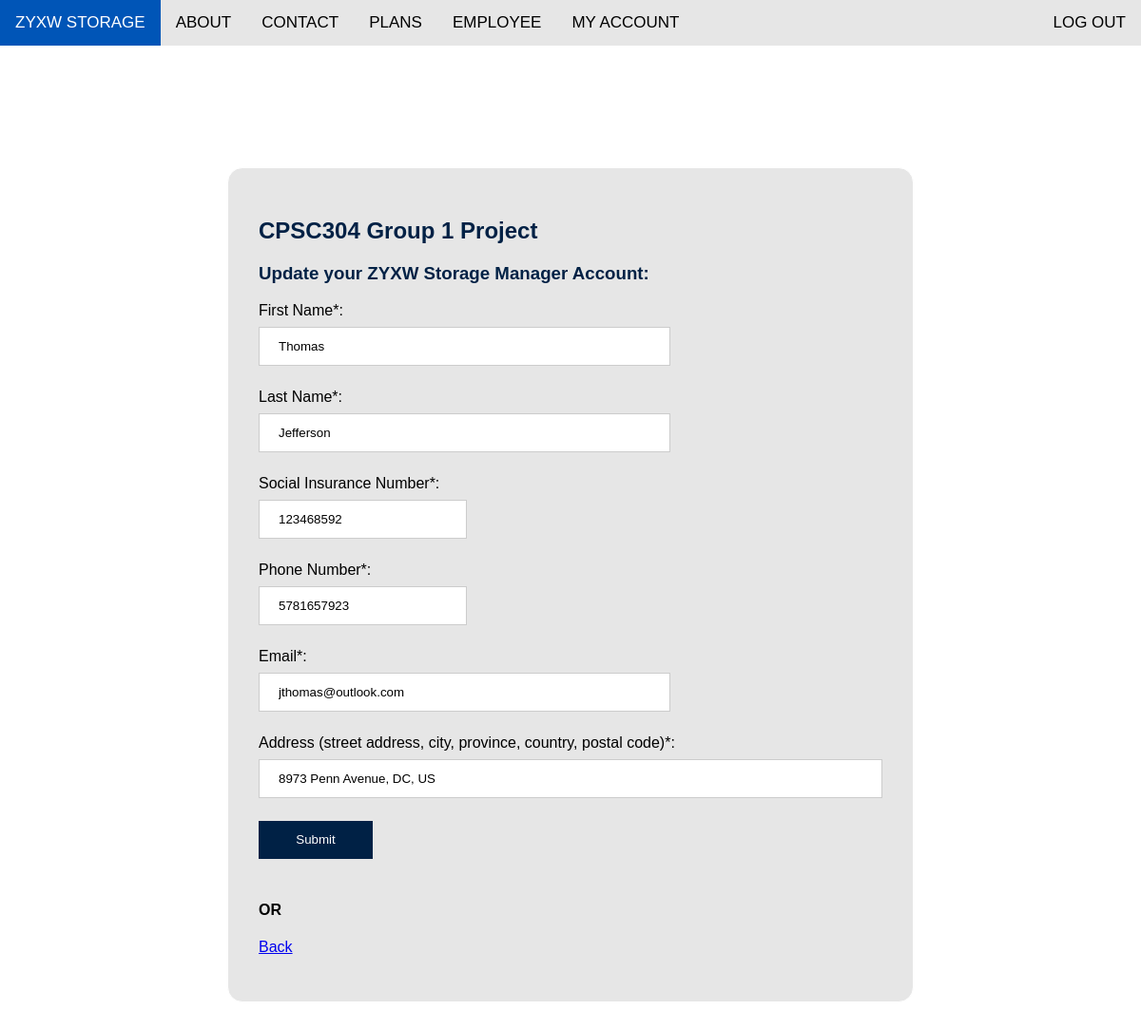
/mupdate.php (signed in), run on the app's committed database.
### tables this page shows
CREATE TABLE Employee( 

employID INTEGER(4) AUTO_INCREMENT, 

lName VARCHAR(32), 

fName VARCHAR(32) NOT NULL, 

SINNum INTEGER(9) UNIQUE NOT NULL, 

phoneNum CHAR(10) UNIQUE NOT NULL, 

email VARCHAR(64) UNIQUE NOT NULL, 

address VARCHAR(128) NOT NULL, 

PRIMARY KEY(employID) 

);

### mupdate.php (the view, shortened to what this page needs)
<?php
    require_once "pdo_constructor.php";
    $username = $_COOKIE['zyxwmanager'];
    $sql = "SELECT * FROM Manager WHERE username = '$username'";
    $stmt = $pdo->prepare($sql);
    $stmt->execute();
    $manager = $stmt->fetch(PDO::FETCH_ASSOC);
    $employID = $manager['employID'];
    $sql = "SELECT * FROM Employee WHERE employID = '$employID'";
    $stmt = $pdo->prepare($sql);
    $stmt->execute();
    $employee = $stmt->fetch(PDO::FETCH_ASSOC);
  ?>
<!DOCTYPE html>
<html lang="en" dir="ltr">
<head>
    <link rel="stylesheet" href="./css/form.css">
    <link rel="stylesheet" href="./css/navbar.css">
    <link rel="stylesheet" type="text/css" href="./css/logout.css">
    <link rel="stylesheet" href="https://cdnjs.cloudflare.com/ajax/libs/font-awesome/4.7.0/css/font-awesome.min.css">
</head>
<body>
    <div class="navbar">
    <div class="items" id="thebar">
      <a href="./index.php#home" id="brandlabel">ZYXW STORAGE</a>
        <a href="./index.php#about">ABOUT</a>
        <a href="./index.php#contact">CONTACT</a>
        <a href="./plans.php">PLANS</a>
        <a  href="./elogin.php">EMPLOYEE</a>
        <a  href="./clogin.php">MY ACCOUNT</a>
		<a href="./logout.php" id="logout">LOG OUT</a>
    </div>
    </div>
    <div class="form-container">
    <form method="post">
        <div class="form-content">
        <h2 style="color: #002145;">CPSC304 Group 1 Project</h2>
        <h3 style="color: #002145;">Update your ZYXW Storage Manager Account:</h3>
        <p>First Name*:<br>
            <input class="medium" type="text" name="fName" value = <?php echo $employee['fName']; ?>>
        </p>
        <p>Last Name*:<br>
            <input class="medium" type="text" name="lName" value = <?php echo $employee['lName']; ?>>
        </p>
        <p>Social Insurance Number*:<br>
            <input class="short" type="text" name="SIN" value=<?php echo $employee['SINNum'];?>
        </p>
        <p>Phone Number*:<br>
            <input class="short" type="text" name="phoneNumber" value = <?php echo $employee['phoneNum']; ?>>
        </p>
        <p>Email*:<br>
            <input class="medium" type="email" name="emailaddress" value = <?php echo $employee['email']; ?>>
        </p>
        <p>Address (street address, city, province, country, postal code)*:<br>
            <input class="long" type="text" name="address"
                    value = "<?php echo $employee['address'] ?>">
        </p>
        <div>
            <input class="button confirm" type="submit" name="signUp" value="Submit">
        </div>
        </div>
        <div style="padding: 2em; padding-top:0;">
        <h4 style="margin-top:0;">OR</h4>
        <a href="magrmt.php">Back</a>
        </div>
        </form>
    </div>
    </body>
</html>

### css/form.css (style rules this page uses)
body { margin: 0; font-family: Arial, Helvetica, sans-serif; }
input[type="password"], select, textarea, input[type="email"], input[type="date"], input[type="number"], input[type="tel"], .short { width: auto; padding: 12px 20px; margin: 8px 0; display: inline-block; border: 1px solid #ccc; box-sizing: border-box; }
.form-container { padding-top: 5em; }
form { width: 50em; position: relative; margin-left:auto; margin-right: auto; background-color: rgb(230, 230, 230); border: 1px solid white; border-radius: 1em; }
.form-content { padding: 2em; }
form .medium { width: 66%; padding: 12px 20px; margin: 8px 0; display: inline-block; border: 1px solid #ccc; box-sizing: border-box; }
form .long { width: 100%; padding: 12px 20px; margin: 8px 0; display: inline-block; border: 1px solid #ccc; box-sizing: border-box; }
form .button { background-color: #002145; -webkit-transition-duration: 0.4s; transition-duration: 0.4s; color: white; height: 3em; width: 9em; border: none; margin-bottom: 1em; }

### css/navbar.css (style rules this page uses)
body { margin: 0; font-family: Arial, Helvetica, sans-serif; }
.navbar { position: fixed; width: 100%; z-index: 100; }
.items { overflow: hidden; background-color: rgb(230, 230, 230); }
.items a { float: left; display: block; color: black; text-align: center; padding: 14px 16px; text-decoration: none; font-size: 17px; transition-duration: 0.4s; -webkit-transition-duration: 0.4s; position: -webkit-sticky; position: sticky; top: 0; }
#brandlabel { color: white; background-color: #002145; }

### css/logout.css (style rules this page uses)
body { margin: 0; font-family: Arial, Helvetica, sans-serif; }
.items #logout { border: none; display: inline-block; vertical-align: middle; overflow: hidden; text-decoration: none; color: inherit !important; background-color: inherit !important; text-align: center; cursor: pointer; white-space: nowrap; transition-duration: 0.4s; position: absolute; right: 0px; }

### mupdate.php (style rules this page uses)
form { width: 60%; background-color: rgb(230, 230, 230); margin-top: 6em; margin-bottom: 8em; }

### data on the page
employee: fName "Thomas", lName "Jefferson", SIN "123468592", phoneNumber "5781657923", emailaddress "jthomas@outlook.com", address "8973 Penn Avenue, DC, US"
